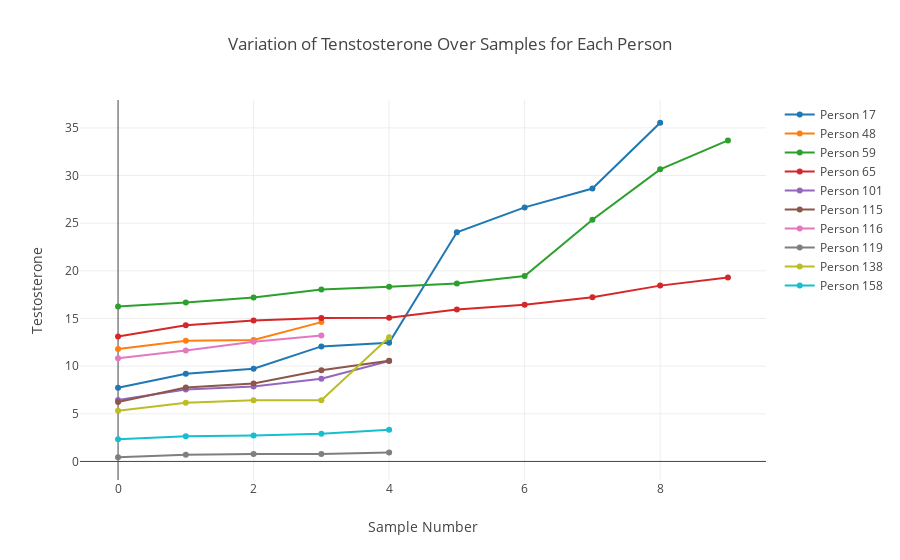

The notebook cell saved with this chart:
### Code cell
sample_persons = get_sample_person(10)

layout = dict(title = 'Variation of Tenstosterone Over Samples for Each Person',
              xaxis = dict(title = 'Sample Number'),
              yaxis = dict(title = 'Testosterone'))

person_plot = []
for person_id, person_detail in sample_persons.groupby('Person'):
    person = go.Scatter(x=np.arange(len(sample_persons)), y=person_detail['Testosterone'], name='Person {}'.format(person_id))
    person_plot.append(person)

iplot(dict(data=person_plot, layout=layout))

### Figure 1 — Plotly figure (JSON) as saved in the notebook; plotly's stock layout.template omitted (floating-point values rounded to 4 significant figures)
{"data": [{"name": "Person 17", "type": "scatter", "x": [0, 1, 2, 3, 4, 5, 6, 7, 8, 9, 10, 11, 12, 13, 14, 15, 16, 17, 18, 19, 20, 21, 22, 23, 24, 25, 26, 27, 28, 29, 30, 31, 32, 33, 34, 35, 36, 37, 38, 39, 40, 41, 42, 43, 44, 45, 46, 47, 48, 49, 50, 51, 52, 53, 54, 55, 56, 57, 58, 59, 60, 61], "y": [7.73, 9.21, 9.72, 12.07, 12.46, 24.05, 26.66, 28.64, 35.54]}, {"name": "Person 48", "type": "scatter", "x": [0, 1, 2, 3, 4, 5, 6, 7, 8, 9, 10, 11, 12, 13, 14, 15, 16, 17, 18, 19, 20, 21, 22, 23, 24, 25, 26, 27, 28, 29, 30, 31, 32, 33, 34, 35, 36, 37, 38, 39, 40, 41, 42, 43, 44, 45, 46, 47, 48, 49, 50, 51, 52, 53, 54, 55, 56, 57, 58, 59, 60, 61], "y": [11.8, 12.67, 12.74, 14.62]}, {"name": "Person 59", "type": "scatter", "x": [0, 1, 2, 3, 4, 5, 6, 7, 8, 9, 10, 11, 12, 13, 14, 15, 16, 17, 18, 19, 20, 21, 22, 23, 24, 25, 26, 27, 28, 29, 30, 31, 32, 33, 34, 35, 36, 37, 38, 39, 40, 41, 42, 43, 44, 45, 46, 47, 48, 49, 50, 51, 52, 53, 54, 55, 56, 57, 58, 59, 60, 61], "y": [16.25, 16.67, 17.2, 18.03, 18.34, 18.67, 19.45, 25.37, 30.65, 33.69]}, {"name": "Person 65", "type": "scatter", "x": [0, 1, 2, 3, 4, 5, 6, 7, 8, 9, 10, 11, 12, 13, 14, 15, 16, 17, 18, 19, 20, 21, 22, 23, 24, 25, 26, 27, 28, 29, 30, 31, 32, 33, 34, 35, 36, 37, 38, 39, 40, 41, 42, 43, 44, 45, 46, 47, 48, 49, 50, 51, 52, 53, 54, 55, 56, 57, 58, 59, 60, 61], "y": [13.1, 14.28, 14.79, 15.06, 15.07, 15.95, 16.44, 17.22, 18.45, 19.3]}, {"name": "Person 101", "type": "scatter", "x": [0, 1, 2, 3, 4, 5, 6, 7, 8, 9, 10, 11, 12, 13, 14, 15, 16, 17, 18, 19, 20, 21, 22, 23, 24, 25, 26, 27, 28, 29, 30, 31, 32, 33, 34, 35, 36, 37, 38, 39, 40, 41, 42, 43, 44, 45, 46, 47, 48, 49, 50, 51, 52, 53, 54, 55, 56, 57, 58, 59, 60, 61], "y": [6.45, 7.55, 7.87, 8.67, 10.53]}, {"name": "Person 115", "type": "scatter", "x": [0, 1, 2, 3, 4, 5, 6, 7, 8, 9, 10, 11, 12, 13, 14, 15, 16, 17, 18, 19, 20, 21, 22, 23, 24, 25, 26, 27, 28, 29, 30, 31, 32, 33, 34, 35, 36, 37, 38, 39, 40, 41, 42, 43, 44, 45, 46, 47, 48, 49, 50, 51, 52, 53, 54, 55, 56, 57, 58, 59, 60, 61], "y": [6.23, 7.75, 8.18, 9.56, 10.57]}, {"name": "Person 116", "type": "scatter", "x": [0, 1, 2, 3, 4, 5, 6, 7, 8, 9, 10, 11, 12, 13, 14, 15, 16, 17, 18, 19, 20, 21, 22, 23, 24, 25, 26, 27, 28, 29, 30, 31, 32, 33, 34, 35, 36, 37, 38, 39, 40, 41, 42, 43, 44, 45, 46, 47, 48, 49, 50, 51, 52, 53, 54, 55, 56, 57, 58, 59, 60, 61], "y": [10.83, 11.65, 12.56, 13.22]}, {"name": "Person 119", "type": "scatter", "x": [0, 1, 2, 3, 4, 5, 6, 7, 8, 9, 10, 11, 12, 13, 14, 15, 16, 17, 18, 19, 20, 21, 22, 23, 24, 25, 26, 27, 28, 29, 30, 31, 32, 33, 34, 35, 36, 37, 38, 39, 40, 41, 42, 43, 44, 45, 46, 47, 48, 49, 50, 51, 52, 53, 54, 55, 56, 57, 58, 59, 60, 61], "y": [0.44, 0.69, 0.77, 0.78, 0.95]}, {"name": "Person 138", "type": "scatter", "x": [0, 1, 2, 3, 4, 5, 6, 7, 8, 9, 10, 11, 12, 13, 14, 15, 16, 17, 18, 19, 20, 21, 22, 23, 24, 25, 26, 27, 28, 29, 30, 31, 32, 33, 34, 35, 36, 37, 38, 39, 40, 41, 42, 43, 44, 45, 46, 47, 48, 49, 50, 51, 52, 53, 54, 55, 56, 57, 58, 59, 60, 61], "y": [5.31, 6.16, 6.41, 6.43, 13.04]}, {"name": "Person 158", "type": "scatter", "x": [0, 1, 2, 3, 4, 5, 6, 7, 8, 9, 10, 11, 12, 13, 14, 15, 16, 17, 18, 19, 20, 21, 22, 23, 24, 25, 26, 27, 28, 29, 30, 31, 32, 33, 34, 35, 36, 37, 38, 39, 40, 41, 42, 43, 44, 45, 46, 47, 48, 49, 50, 51, 52, 53, 54, 55, 56, 57, 58, 59, 60, 61], "y": [2.34, 2.65, 2.73, 2.91, 3.33]}], "layout": {"title": "Variation of Tenstosterone Over Samples for Each Person", "xaxis": {"title": "Sample Number"}, "yaxis": {"title": "Testosterone"}}}
